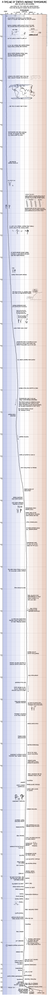
#> input picture Python/earth_temperature_timeline.png, 49 x 1000 px, shrunk from 740 x 14957 before the run, found by its file name
$ python main.py
#> lines starting #> are read from the running program, lines starting #| are printed output that depends on the picture
### Python/utils.py
import cv2

def display_squarred_image(image_path, wait=0):
    # Read image
#> called with image_path = 'Python/earth_temperature_timeline.png', wait = 5
    img = cv2.imread(image_path)
#> img is the input picture: shape (1000, 49, 3); mean B, G, R 229.1, 225, 229.2

    # Get image dimensions
    height, width, channels = img.shape
#> height = 1000; width = 49; channels = 3
    print('Image dimensions:', height, 'x', width, 'x', channels)
#| Image dimensions: 1000 x 49 x 3

    # Condition to check if image is square
    if height == width:
        # Display image
        print('Displaying image')
        cv2.imshow('Image', img)
    else:
        # Check which dimension is the longest
        if width > height:
            print('Width is the longest dimension')
            width_longest = True
            longest_dim = width
            shortest_dim = height
        else:
            print('Height is the longest dimension')
            width_longest = False
            longest_dim = height
#> longest_dim = 1000
            shortest_dim = width
#> shortest_dim = 49
        # Loop along the longest dimension
        for i in range(longest_dim-shortest_dim+1):
            # Using condition, crop the image along the longest dimension
            if width_longest:
                print('Cropping along width')
                img_show = img[:, i:shortest_dim+i]
            else:
                print('Cropping along height')
                img_show = img[i:shortest_dim+i, :]
            if wait == 0:
                print('Press any key to continue')

            # Display the cropped image
            cv2.imshow('Image', img_show)
            # Wait key
            cv2.waitKey(wait)
            print('Progress: ', i+1, '/', 10)
#> this loop made 952 passes
#> pass 1, in display_squarred_image, `img_show = img[i:shortest_dim+i, :]`:
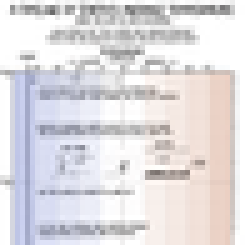
#> img_show: shape (49, 49, 3) (shown 5 times larger); mean B, G, R 223.8, 220.8, 223.8
#> pass 2, in display_squarred_image, `img_show = img[i:shortest_dim+i, :]`:
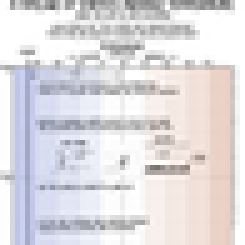
#> img_show: shape (49, 49, 3) (shown 5 times larger); mean B, G, R 223.5, 220.4, 223.5
#> pass 3, in display_squarred_image, `img_show = img[i:shortest_dim+i, :]`:
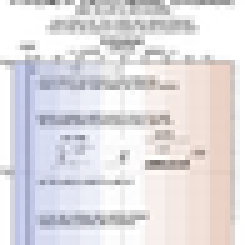
#> img_show: shape (49, 49, 3) (shown 5 times larger); mean B, G, R 224.8, 221.7, 224.9
    # Wait for user to close the image
    print('Press any key to close the image')
    cv2.waitKey(0)
    # Close all windows
    cv2.destroyAllWindows()
    return 1


### Python/main.py
# [17 lines of commented-out code are left out]

'''my_function()
print("tmp is", tmp)
tmp += 1
print("tmp is", tmp)
tmp = tmp + 1
print("tmp is", tmp)
'''

# input_user = input("Enter a number: ")
# print("You entered", input_user)
# input_user = int(input_user)
# input_user+=1
# print("Now it's", input_user)

## Comments:
## use # to comment your code or triple quotes
## use triple quotes to comment multiple lines

## local VS global variables:
## understand the difference between local and global variables
## debug mode: use vs code debug mode to understand the concept or pdb

## types of variables: use type() function to check the type of variable your are working with

## input from user: use input() function

## list & numpy arrays
## create a list and a numpy array

# l = [1, 2, 3, 4, 5]
# l2 = []
# print("list l is", l)
# for i in l:
#     # add only even numbers
#     if i % 2 == 0: # remainder of i divided by 2
#         print(i)
#         l2.append(2*i)
#     else:
#         l2.append(i)

# print("list l2 is", l2)
# import numpy as np
# print("l2 - l:", np.array(l2) - np.array(l))

# import numpy as np
# a = np.array(l)

## loops and conditions

## create a file utils.py and then:
## 0. In Run and Debug, create a launch.json file and add the following configuration: "cwd": "${fileDirname}",
## 1. write a function in utils called display_squared_image, taking as input an image path.
## 2. the function should read the image,
## 3. if the image is square: display the image
## 4. if not: display along the longest dimension a squared version of the image. (slowly or at the user convenience)
## 5. call the function in main.py with btg_2022.png and earth_temperature_timeline.png.
## If it freezes, try using ctrl + c (preferred) or ctrl + z to stop the execution.
from utils import *

image_path = 'Python/earth_temperature_timeline.png'
display_squarred_image(image_path, wait=5)
